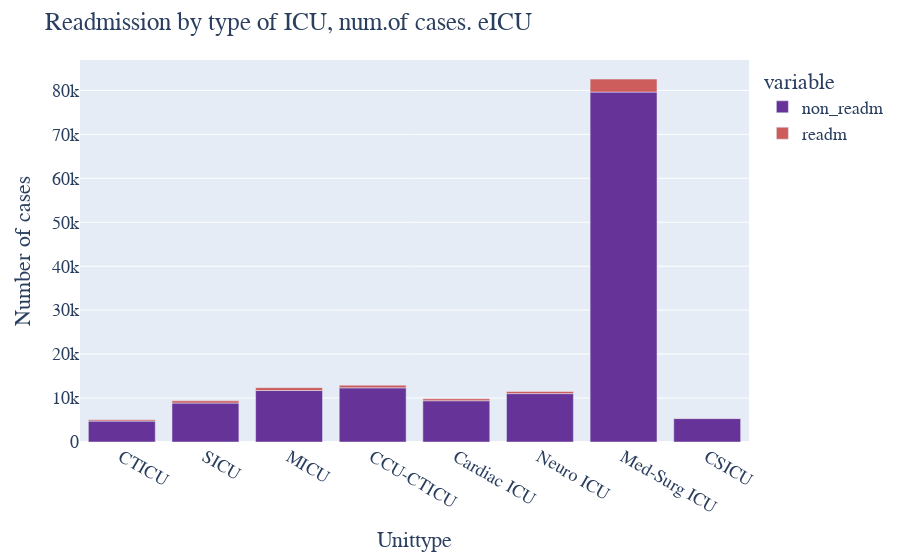

The code cell stored with this chart in its notebook:
### Markdown cell above
# Readmission by type of ICU. eICU

### Code cell
fig = px.bar(readmission_rate_by_unittype_eICU_plot, x="unittype", y=["non_readm","readm"], color_discrete_map={"non_readm": "RebeccaPurple", "readm": "#cd5c5c"},)
#fig.show()
fig.update_layout(
    title="Readmission by type of ICU, num.of cases. eICU",
    xaxis_title="Unittype",
    yaxis_title="Number of cases",
    font=dict(
        family="Courier New, monospace",
        size=18,
    )
)

### Figure 1 — Plotly figure (JSON) as saved in the notebook; plotly's stock layout.template omitted (floating-point values rounded to 4 significant figures)
{"data": [{"alignmentgroup": "True", "hovertemplate": "variable=non_readm<br>unittype=%{x}<br>value=%{y}<extra></extra>", "legendgroup": "non_readm", "marker": {"color": "RebeccaPurple", "pattern": {"shape": ""}}, "name": "non_readm", "offsetgroup": "non_readm", "orientation": "v", "showlegend": true, "textposition": "auto", "type": "bar", "x": ["CTICU", "SICU", "MICU", "CCU-CTICU", "Cardiac ICU", "Neuro ICU", "Med-Surg ICU", "CSICU"], "xaxis": "x", "y": [4750, 8854, 11710, 12322, 9392, 11012, 79613, 5335], "yaxis": "y"}, {"alignmentgroup": "True", "hovertemplate": "variable=readm<br>unittype=%{x}<br>value=%{y}<extra></extra>", "legendgroup": "readm", "marker": {"color": "#cd5c5c", "pattern": {"shape": ""}}, "name": "readm", "offsetgroup": "readm", "orientation": "v", "showlegend": true, "textposition": "auto", "type": "bar", "x": ["CTICU", "SICU", "MICU", "CCU-CTICU", "Cardiac ICU", "Neuro ICU", "Med-Surg ICU", "CSICU"], "xaxis": "x", "y": [291, 503, 657, 610, 440, 475, 2955, 90], "yaxis": "y"}], "layout": {"autosize": true, "barmode": "relative", "font": {"family": "Courier New, monospace", "size": 18}, "legend": {"title": {"text": "variable"}, "tracegroupgap": 0}, "margin": {"t": 60}, "title": {"text": "Readmission by type of ICU, num.of cases. eICU"}, "xaxis": {"anchor": "y", "autorange": true, "domain": [0, 1], "range": [-0.5, 7.5], "title": {"text": "Unittype"}, "type": "category"}, "yaxis": {"anchor": "x", "autorange": true, "domain": [0, 1], "range": [0, 86910.0], "title": {"text": "Number of cases"}, "type": "linear"}}}
